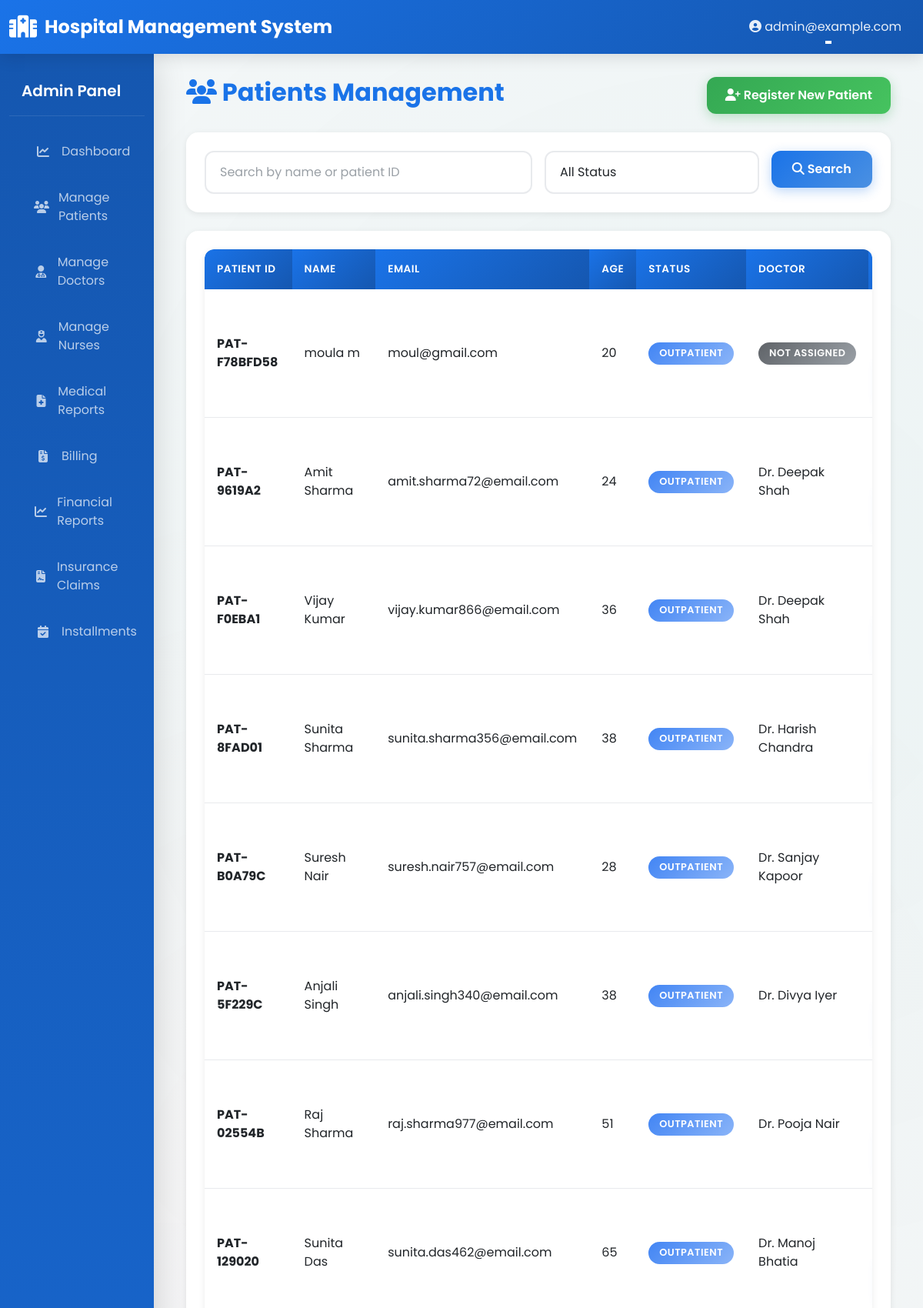
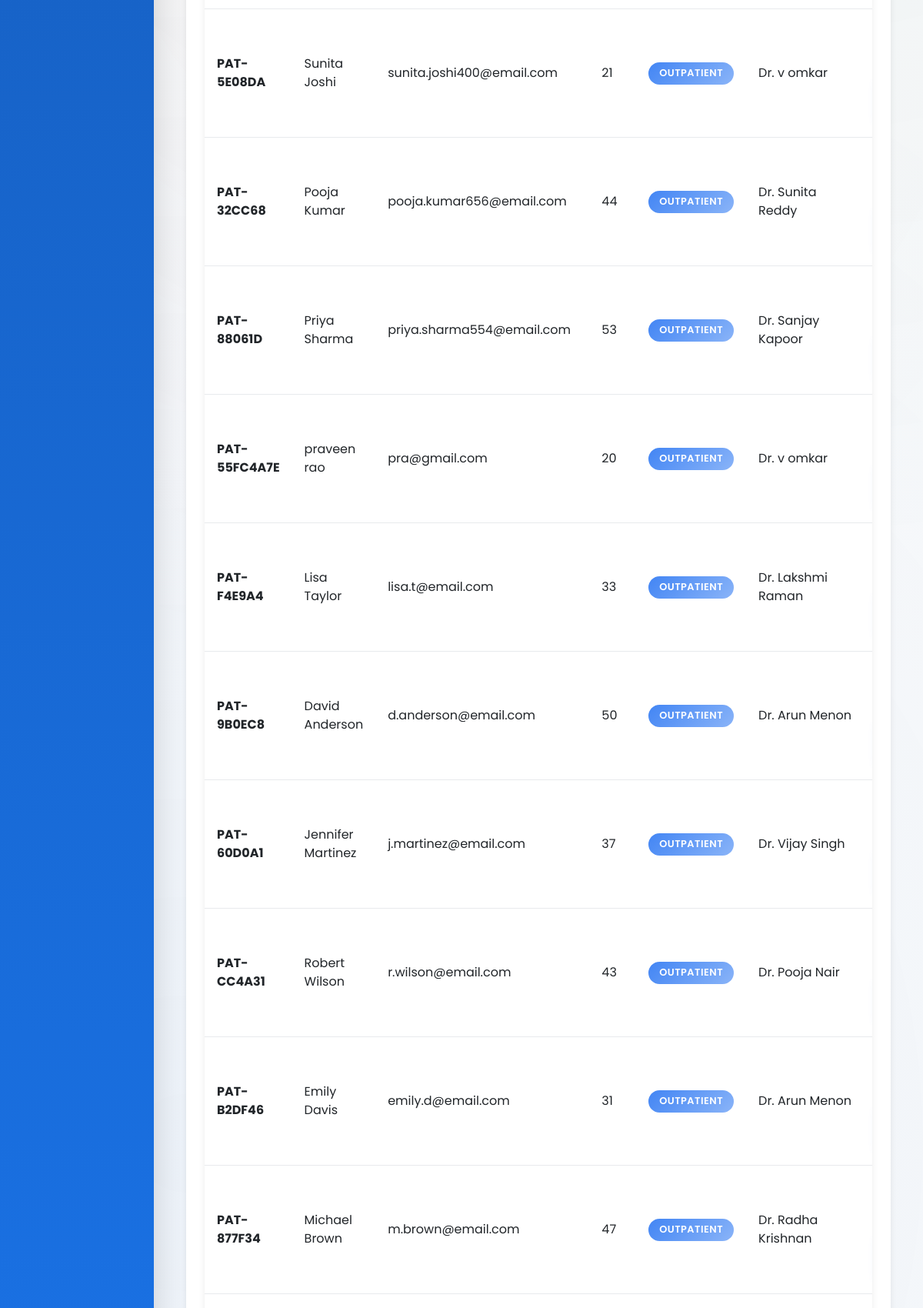
The app's page /patients/list/ (signed in, upper part) with its own data (2 pictures, top to bottom).
### accounts/models.py (models this page shows, shortened)
class CustomUser(AbstractUser):
    ROLE_CHOICES = (
        ('ADMIN', 'Administrator'),
        ('DOCTOR', 'Doctor'),
        ('NURSE', 'Nurse'),
        ('PHARMACIST', 'Pharmacist'),
        ('RECEPTIONIST', 'Receptionist'),
        ('PATIENT', 'Patient'),
    )
    role = models.CharField(max_length=20, choices=ROLE_CHOICES, default='PATIENT')
    phone = models.CharField(max_length=20, blank=True, null=True)
    address = models.TextField(blank=True, null=True)
    city = models.CharField(max_length=100, blank=True, null=True)
    state = models.CharField(max_length=100, blank=True, null=True)
    profile_picture = models.ImageField(upload_to='profile_pictures/', blank=True, null=True)
    created_at = models.DateTimeField(auto_now_add=True)
    updated_at = models.DateTimeField(auto_now=True)
    is_active_user = models.BooleanField(default=True)
    class Meta:
        ordering = ['-created_at']
        indexes = [
            models.Index(fields=['role']),
            models.Index(fields=['email']),
        ]

class Patient(models.Model):
    BLOOD_GROUP_CHOICES = (
        ('A+', 'A+'),
        ('A-', 'A-'),
        ('B+', 'B+'),
        ('B-', 'B-'),
        ('AB+', 'AB+'),
        ('AB-', 'AB-'),
        ('O+', 'O+'),
        ('O-', 'O-'),
    )
    GENDER_CHOICES = (
        ('M', 'Male'),
        ('F', 'Female'),
        ('O', 'Other'),
    )
    STATUS_CHOICES = (
        ('ADMITTED', 'Admitted'),
        ('DISCHARGED', 'Discharged'),
        ('OUTPATIENT', 'Outpatient'),
    )
    user = models.OneToOneField(CustomUser, on_delete=models.CASCADE, related_name='patient_profile')
    patient_id = models.CharField(max_length=50, unique=True)
    date_of_birth = models.DateField()
    gender = models.CharField(max_length=1, choices=GENDER_CHOICES)
    blood_group = models.CharField(max_length=5, choices=BLOOD_GROUP_CHOICES, blank=True, null=True)
    emergency_contact = models.CharField(max_length=20)
    emergency_contact_name = models.CharField(max_length=100)
    allergies = models.TextField(blank=True, null=True)
    medical_history = models.TextField(blank=True, null=True)
    assigned_doctor = models.ForeignKey(Doctor, on_delete=models.SET_NULL, null=True, blank=True,
                                        related_name='patients')
    assigned_nurse = models.ForeignKey(Nurse, on_delete=models.SET_NULL, null=True, blank=True,
                                       related_name='patients')
    admission_status = models.CharField(max_length=20, choices=STATUS_CHOICES, default='OUTPATIENT')
    admission_date = models.DateTimeField(null=True, blank=True)
    discharge_date = models.DateTimeField(null=True, blank=True)
    discharge_summary = models.TextField(blank=True, null=True)
    created_at = models.DateTimeField(auto_now_add=True)
    updated_at = models.DateTimeField(auto_now=True)
    class Meta:
        ordering = ['-created_at']
        indexes = [
            models.Index(fields=['patient_id']),
            models.Index(fields=['admission_status']),
        ]
    @property
    def age(self):
        from datetime import date
        today = date.today()
        return today.year - self.date_of_birth.year - ((today.month, today.day) < (self.date_of_birth.month, self.date_of_birth.day))

class Doctor(models.Model):
    SPECIALIZATION_CHOICES = (
        ('CARDIOLOGY', 'Cardiology'),
        ('NEUROLOGY', 'Neurology'),
        ('ORTHOPEDICS', 'Orthopedics'),
        ('PEDIATRICS', 'Pediatrics'),
        ('GENERAL', 'General Medicine'),
        ('SURGERY', 'Surgery'),
        ('PSYCHIATRY', 'Psychiatry'),
        ('DERMATOLOGY', 'Dermatology'),
        ('PATHOLOGY', 'Pathology'),
        ('RADIOLOGY', 'Radiology'),
        ('OTHER', 'Other'),
    )
    user = models.OneToOneField(CustomUser, on_delete=models.CASCADE, related_name='doctor_profile')
    license_number = models.CharField(max_length=50, unique=True)
    specialization = models.CharField(max_length=50, choices=SPECIALIZATION_CHOICES)
    department = models.ForeignKey(Department, on_delete=models.SET_NULL, null=True, related_name='doctors')
    qualification = models.CharField(max_length=100)
    experience_years = models.IntegerField(validators=[MinValueValidator(0)])
    availability_start = models.TimeField(default='09:00')
    availability_end = models.TimeField(default='17:00')
    consultation_fee = models.DecimalField(max_digits=10, decimal_places=2, default=500)
    is_available = models.BooleanField(default=True)
    bio = models.TextField(blank=True, null=True)
    created_at = models.DateTimeField(auto_now_add=True)
    updated_at = models.DateTimeField(auto_now=True)
    class Meta:
        ordering = ['user__first_name']
        indexes = [
            models.Index(fields=['specialization']),
            models.Index(fields=['is_available']),
        ]

### patients/views.py (the view, shortened to what this page needs)
# urls.py: path('list/', views.AdminPatientListView.as_view(), name='patient_list'),
class AdminPatientListView(LoginRequiredMixin, UserPassesTestMixin, ListView):
    model = Patient
    template_name = 'patients/patient_list.html'
    context_object_name = 'patients'
    paginate_by = 20
    def test_func(self):
        return self.request.user.role == 'ADMIN'
    def get_queryset(self):
        queryset = Patient.objects.select_related('user', 'assigned_doctor', 'assigned_nurse')
        search_query = self.request.GET.get('search', '')
        status = self.request.GET.get('status', '')
        if status:
            queryset = queryset.filter(admission_status=status)
        return queryset.order_by('-created_at')
    def get_context_data(self, **kwargs):
        context = super().get_context_data(**kwargs)
        context['search_query'] = self.request.GET.get('search', '')
        context['status'] = self.request.GET.get('status', '')
        context['statuses'] = Patient.STATUS_CHOICES
        return context

### templates/patients/patient_list.html (shortened to what this page needs)
{% extends "base.html" %}
{% block content %}
<div class="d-flex justify-content-between align-items-center mb-4">
    <h2 style="color: var(--primary-color); font-weight: 700;">
        <i class="fas fa-users"></i> Patients Management
    </h2>
    <a href="{% url 'reception:register_patient' %}" class="btn btn-success">
        <i class="fas fa-user-plus"></i> Register New Patient
    </a>
</div>
<div class="card mb-4">
    <div class="card-body">
        <form method="get" class="row g-3">
            <div class="col-md-6">
                <input type="text" name="search" class="form-control" placeholder="Search by name or patient ID"
                       value="{{ search_query }}">
            </div>
            <div class="col-md-4">
                <select name="status" class="form-select">
                    <option value="">All Status</option>
                </select>
            </div>
            <div class="col-md-2">
                <button type="submit" class="btn btn-primary w-100">
                    <i class="fas fa-search"></i> Search
                </button>
            </div>
        </form>
    </div>
</div>
<div class="card">
    <div class="card-body">
        {% if patients %}
        <div class="table-responsive">
            <table class="table">
                <thead>
                    <tr>
                        <th>Patient ID</th>
                        <th>Name</th>
                        <th>Email</th>
                        <th>Age</th>
                        <th>Status</th>
                        <th>Doctor</th>
                        <th>Actions</th>
                    </tr>
                </thead>
                <tbody>
                    {% for patient in patients %}
                    <tr>
                        <td><strong>{{ patient.patient_id }}</strong></td>
                        <td>{{ patient.user.get_full_name }}</td>
                        <td>{{ patient.user.email }}</td>
                        <td>{{ patient.age }}</td>
                        <td>
                            <span class="badge {% if patient.admission_status == 'ADMITTED' %}badge-danger{% elif patient.admission_status == 'DISCHARGED' %}badge-success{% else %}badge-info{% endif %}">
                                {{ patient.get_admission_status_display }}
                            </span>
                        </td>
                        <td>
                            {% if patient.assigned_doctor %}
                                Dr. {{ patient.assigned_doctor.user.get_full_name }}
                            {% else %}
                                <span class="badge badge-secondary">Not Assigned</span>
                            {% endif %}
                        </td>
                        <td>
                        </td>
                    </tr>
                    {% endfor %}
                </tbody>
            </table>
        </div>
        {% else %}
        <p class="text-muted">No patients found</p>
        {% endif %}
    </div>
</div>
{% endblock %}

### templates/base.html (shortened to what this page needs)
{% load static %}
<!DOCTYPE html>
<html lang="en">
<head>
    <link href="https://cdn.jsdelivr.net/npm/bootstrap@5.3.0/dist/css/bootstrap.min.css" rel="stylesheet">
    <link rel="stylesheet" href="https://cdnjs.cloudflare.com/ajax/libs/font-awesome/6.4.0/css/all.min.css">
    <link rel="stylesheet" href="{% static 'css/custom.css' %}">
</head>
<body>
    <nav class="navbar navbar-expand-lg navbar-dark sticky-top">
        <div class="container-fluid">
            <a class="navbar-brand" href="{% url 'home' %}">
                <i class="fas fa-hospital"></i> Hospital Management System
            </a>
            <div class="collapse navbar-collapse" id="navbarNav">
                <ul class="navbar-nav ms-auto">
                    {% if user.is_authenticated %}
                    <li class="nav-item dropdown">
                        <a class="nav-link dropdown-toggle" href="#" id="userDropdown" role="button" data-bs-toggle="dropdown">
                            <i class="fas fa-user-circle"></i> {{ user.get_full_name|default:user.email }}
                        </a>
                    </li>
                    {% else %}
                    <li class="nav-item">
                        <a class="nav-link" href="{% url 'accounts:role_choice' %}">Login</a>
                    </li>
                    {% endif %}
                </ul>
            </div>
        </div>
    </nav>
    <div class="container-fluid">
        <div class="row">
            {% if user.is_authenticated %}
            <nav class="col-md-2 d-md-block bg-light sidebar">
                <div class="position-sticky pt-3">
                    {% if user.role == 'ADMIN' %}
                        <h5 class="px-3 text-white mb-3">Admin Panel</h5>
                        <ul class="nav flex-column">
                            <li class="nav-item">
                                <a class="nav-link" href="{% url 'dashboard:admin_dashboard' %}">
                                    <i class="fas fa-chart-line"></i> Dashboard
                                </a>
                            </li>
                            <li class="nav-item">
                                <a class="nav-link" href="{% url 'patients:patient_list' %}">
                                    <i class="fas fa-users"></i> Manage Patients
                                </a>
                            </li>
                            <li class="nav-item">
                                <a class="nav-link" href="{% url 'doctors:doctor_list' %}">
                                    <i class="fas fa-user-md"></i> Manage Doctors
                                </a>
                            </li>
                            <li class="nav-item">
                                <a class="nav-link" href="{% url 'nurses:nurse_list' %}">
                                    <i class="fas fa-user-nurse"></i> Manage Nurses
                                </a>
                            </li>
                            <li class="nav-item">
                                <a class="nav-link" href="{% url 'reports:medical_report_list' %}">
                                    <i class="fas fa-file-medical"></i> Medical Reports
                                </a>
                            </li>
                            <li class="nav-item">
                                <a class="nav-link" href="{% url 'billing:billing_list' %}">
                                    <i class="fas fa-file-invoice-dollar"></i> Billing
                                </a>
                            </li>
                            <li class="nav-item">
                                <a class="nav-link" href="{% url 'billing:financial_reports' %}">
                                    <i class="fas fa-chart-line"></i> Financial Reports
                                </a>
                            </li>
                            <li class="nav-item">
                                <a class="nav-link" href="{% url 'billing:insurance_claim_list' %}">
                                    <i class="fas fa-file-contract"></i> Insurance Claims
                                </a>
                            </li>
                            <li class="nav-item">
                                <a class="nav-link" href="{% url 'billing:installment_plan_list' %}">
                                    <i class="fas fa-calendar-check"></i> Installments
                                </a>
                            </li>
                        </ul>
                    {% endif %}
                </div>
            </nav>
            {% endif %}
            <main class="col-md-{% if user.is_authenticated %}10{% else %}12{% endif %}">
                <div class="main-content">
                    {% block content %}{% endblock %}
                </div>
            </main>
        </div>
    </div>
</body>
</html>

### records on screen
CustomUser: get_full_name "admin@example.com"
Patient: patient_id "PAT-F78BFD58", user.get_full_name "moula m", user.email "moul@gmail.com", age "20", admission_status "OUTPATIENT", shows "NOT ASSIGNED"
Patient: patient_id "PAT-9619A2", user.get_full_name "Amit Sharma", user.email "amit.sharma72@email.com", age "24", admission_status "OUTPATIENT", assigned_doctor.user.get_full_name "Deepak Shah"
Patient: patient_id "PAT-F0EBA1", user.get_full_name "Vijay Kumar", user.email "vijay.kumar866@email.com", age "36", admission_status "OUTPATIENT", assigned_doctor.user.get_full_name "Deepak Shah"
Patient: patient_id "PAT-8FAD01", user.get_full_name "Sunita Sharma", user.email "sunita.sharma356@email.com", age "38", admission_status "OUTPATIENT", assigned_doctor.user.get_full_name "Harish Chandra"
Patient: patient_id "PAT-B0A79C", user.get_full_name "Suresh Nair", user.email "suresh.nair757@email.com", age "28", admission_status "OUTPATIENT", assigned_doctor.user.get_full_name "Sanjay Kapoor"
Patient: patient_id "PAT-5F229C", user.get_full_name "Anjali Singh", user.email "anjali.singh340@email.com", age "38", admission_status "OUTPATIENT", assigned_doctor.user.get_full_name "Divya Iyer"
Patient: patient_id "PAT-02554B", user.get_full_name "Raj Sharma", user.email "raj.sharma977@email.com", age "51", admission_status "OUTPATIENT", assigned_doctor.user.get_full_name "Pooja Nair"
Patient: patient_id "PAT-129020", user.get_full_name "Sunita Das", user.email "sunita.das462@email.com", age "65", admission_status "OUTPATIENT", assigned_doctor.user.get_full_name "Manoj Bhatia"
Patient: patient_id "PAT-5E08DA", user.get_full_name "Sunita Joshi", user.email "sunita.joshi400@email.com", age "21", admission_status "OUTPATIENT", assigned_doctor.user.get_full_name "v omkar"
Patient: patient_id "PAT-32CC68", user.get_full_name "Pooja Kumar", user.email "pooja.kumar656@email.com", age "44", admission_status "OUTPATIENT", assigned_doctor.user.get_full_name "Sunita Reddy"
Patient: patient_id "PAT-88061D", user.get_full_name "Priya Sharma", user.email "priya.sharma554@email.com", age "53", admission_status "OUTPATIENT", assigned_doctor.user.get_full_name "Sanjay Kapoor"
Patient: patient_id "PAT-55FC4A7E", user.get_full_name "praveen rao", user.email "pra@gmail.com", age "20", admission_status "OUTPATIENT", assigned_doctor.user.get_full_name "v omkar"
Patient: patient_id "PAT-F4E9A4", user.get_full_name "Lisa Taylor", user.email "lisa.t@email.com", age "33", admission_status "OUTPATIENT", assigned_doctor.user.get_full_name "Lakshmi Raman"
Patient: patient_id "PAT-9B0EC8", user.get_full_name "David Anderson", user.email "d.anderson@email.com", age "50", admission_status "OUTPATIENT", assigned_doctor.user.get_full_name "Arun Menon"
Patient: patient_id "PAT-60D0A1", user.get_full_name "Jennifer Martinez", user.email "j.martinez@email.com", age "37", admission_status "OUTPATIENT", assigned_doctor.user.get_full_name "Vijay Singh"
Patient: patient_id "PAT-CC4A31", user.get_full_name "Robert Wilson", user.email "r.wilson@email.com", age "43", admission_status "OUTPATIENT", assigned_doctor.user.get_full_name "Pooja Nair"
Patient: patient_id "PAT-B2DF46", user.get_full_name "Emily Davis", user.email "emily.d@email.com", age "31", admission_status "OUTPATIENT", assigned_doctor.user.get_full_name "Arun Menon"
Patient: patient_id "PAT-877F34", user.get_full_name "Michael Brown", user.email "m.brown@email.com", age "47", admission_status "OUTPATIENT", assigned_doctor.user.get_full_name "Radha Krishnan"
